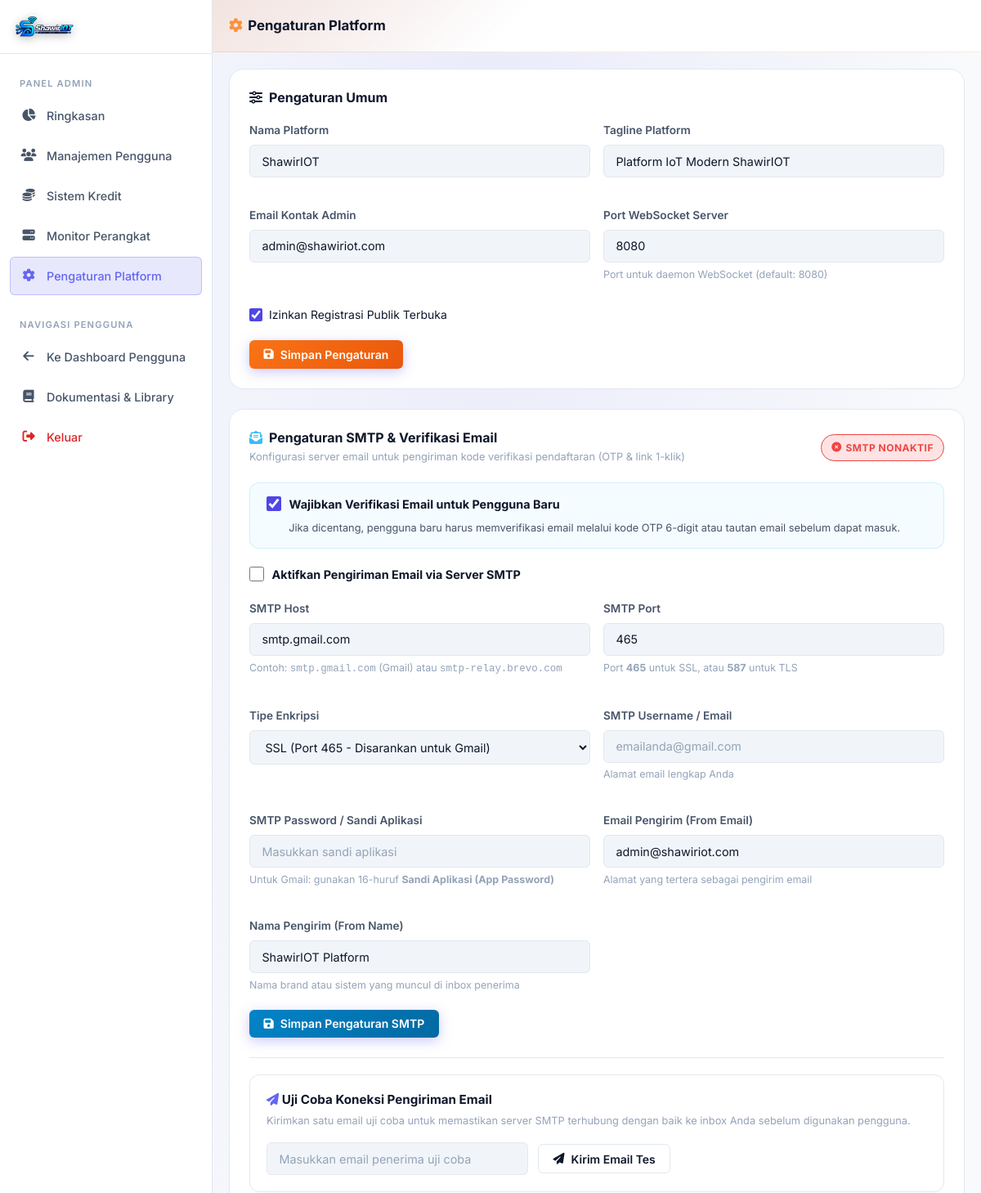
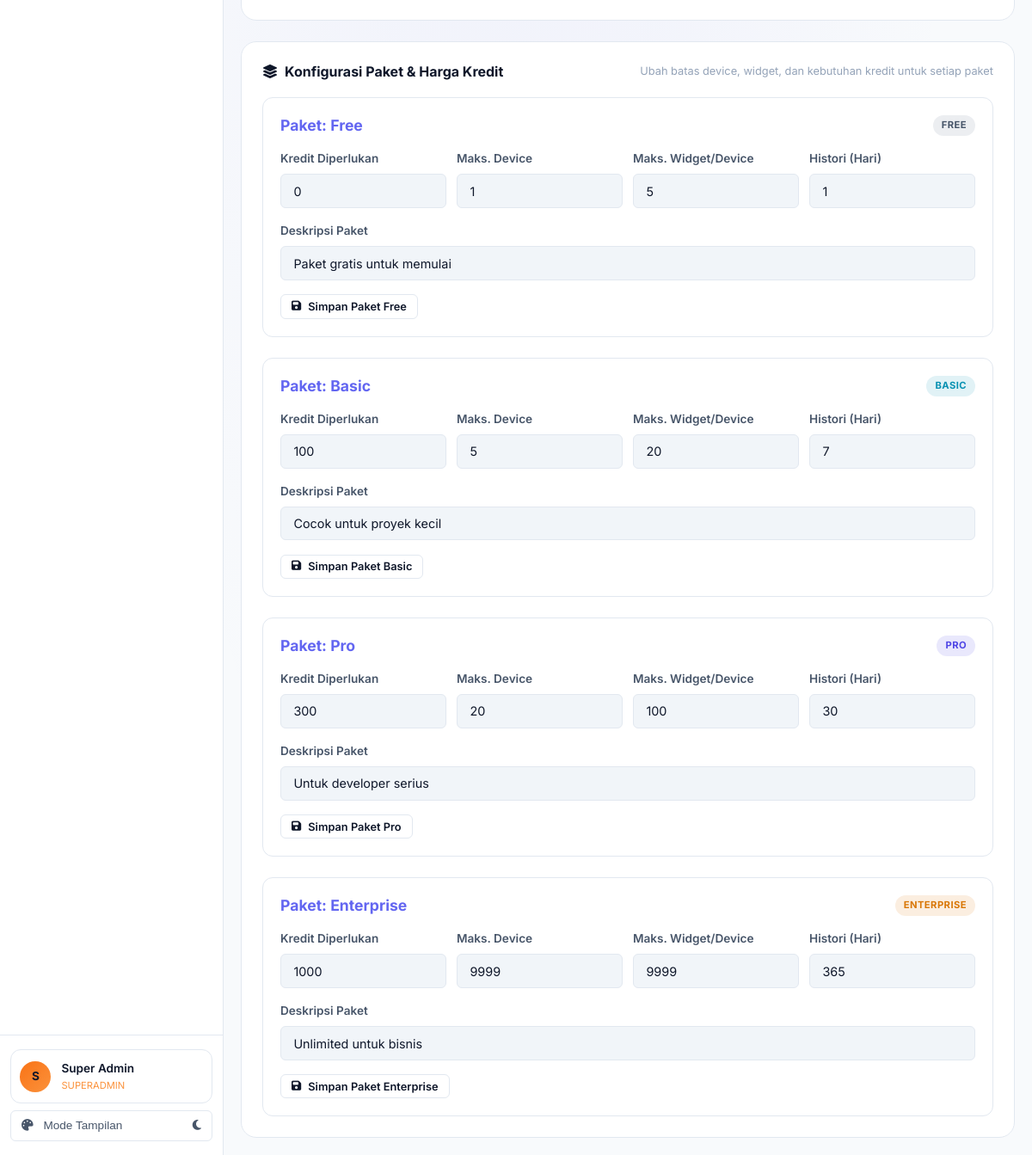
Screenshot of /admin/settings.php (signed in) with the database file from the repository (2 pictures, top to bottom).
### tables this page shows
CREATE TABLE IF NOT EXISTS `users` (
  `id` INT UNSIGNED AUTO_INCREMENT PRIMARY KEY,
  `name` VARCHAR(100) NOT NULL,
  `email` VARCHAR(150) NOT NULL UNIQUE,
  `password` VARCHAR(255) NOT NULL,
  `avatar` VARCHAR(255) DEFAULT NULL,
  `role` ENUM('user','admin','superadmin') DEFAULT 'user',
  `plan_id` INT UNSIGNED DEFAULT 1,
  `credits` INT UNSIGNED DEFAULT 0,
  `is_active` TINYINT(1) DEFAULT 1,
  `email_verified_at` TIMESTAMP NULL DEFAULT NULL,
  `remember_token` VARCHAR(100) DEFAULT NULL,
  `last_login_at` TIMESTAMP NULL DEFAULT NULL,
  `last_login_ip` VARCHAR(45) DEFAULT NULL,
  `created_at` TIMESTAMP DEFAULT CURRENT_TIMESTAMP,
  `updated_at` TIMESTAMP DEFAULT CURRENT_TIMESTAMP ON UPDATE CURRENT_TIMESTAMP,
  FOREIGN KEY (`plan_id`) REFERENCES `plans`(`id`) ON UPDATE CASCADE
);

CREATE TABLE IF NOT EXISTS `platform_settings` (
  `key` VARCHAR(100) PRIMARY KEY,
  `value` TEXT,
  `updated_at` TIMESTAMP DEFAULT CURRENT_TIMESTAMP ON UPDATE CURRENT_TIMESTAMP
);

CREATE TABLE IF NOT EXISTS `plans` (
  `id` INT UNSIGNED AUTO_INCREMENT PRIMARY KEY,
  `name` VARCHAR(50) NOT NULL,
  `slug` VARCHAR(50) NOT NULL UNIQUE,
  `credits_required` INT UNSIGNED DEFAULT 0,
  `max_devices` INT UNSIGNED DEFAULT 1,
  `max_widgets_per_device` INT UNSIGNED DEFAULT 5,
  `history_days` INT UNSIGNED DEFAULT 1,
  `description` TEXT,
  `is_active` TINYINT(1) DEFAULT 1,
  `created_at` TIMESTAMP DEFAULT CURRENT_TIMESTAMP
);

### admin/settings.php (the view, shortened to what the rows shown need)
<?php
require_once __DIR__ . '/../includes/auth.php';
$admin = currentUser();
$tagline      = getSetting('platform_tagline', 'Platform IoT Modern');
$email        = getSetting('platform_email', 'admin@shawiriot.com');
$allowReg     = getSetting('allow_registration', '1') === '1';
$wsPort       = getSetting('websocket_port', '8080');
$requireVerify = getSetting('require_email_verification', '1') === '1';
$smtpEnabled   = getSetting('smtp_enabled', '0') === '1';
$smtpHost      = getSetting('smtp_host', 'smtp.gmail.com');
$smtpPort      = getSetting('smtp_port', '465');
$smtpPassSet   = !empty(getSetting('smtp_pass', ''));
$smtpCrypto    = getSetting('smtp_crypto', 'ssl');
$smtpFromEmail = getSetting('smtp_from_email', $email);
$plans = DB::rows("SELECT * FROM plans ORDER BY credits_required ASC");
?><!DOCTYPE html>
<html lang="id">
<head>
  <link rel="stylesheet" href="../assets/css/style.css">
  <link rel="stylesheet" href="../assets/css/dashboard.css">
  <link rel="stylesheet" href="../assets/css/admin.css">
  <link rel="stylesheet" href="https://cdnjs.cloudflare.com/ajax/libs/font-awesome/6.5.0/css/all.min.css">
</head>
<body class="admin-layout">
<div class="app-layout">
  <?php include __DIR__ . '/sidebar.php'; ?>
  <div class="main-content">
    <header class="topbar admin-topbar">
      <div class="topbar-left">
        <h1 class="topbar-title"><i class="fas fa-cog" style="color:#fb923c;margin-right:0.4rem"></i>Pengaturan Platform</h1>
      </div>
    </header>
    <main class="page-content">
      <div class="card mb-3">
        <form method="POST" action="">
          <div class="grid-2col">
            <div class="form-group">
              <label class="form-label">Nama Platform</label>
              <input type="text" name="platform_name" class="form-control" value="<?= sanitize($platformName) ?>" required>
            </div>
            <div class="form-group">
              <label class="form-label">Tagline Platform</label>
              <input type="text" name="platform_tagline" class="form-control" value="<?= sanitize($tagline) ?>">
            </div>
            <div class="form-group">
              <label class="form-label">Email Kontak Admin</label>
              <input type="email" name="platform_email" class="form-control" value="<?= sanitize($email) ?>">
            </div>
            <div class="form-group">
              <label class="form-label">Port WebSocket Server</label>
              <input type="number" name="websocket_port" class="form-control" value="<?= sanitize($wsPort) ?>">
              <div class="form-hint">Port untuk daemon WebSocket (default: 8080)</div>
            </div>
          </div>
          <div class="form-group" style="display:flex;align-items:center;gap:0.5rem;margin-top:0.5rem">
            <input type="checkbox" name="allow_registration" id="allow_reg" value="1" <?= $allowReg ? 'checked' : '' ?>
              style="width:16px;height:16px;accent-color:var(--primary);cursor:pointer">
            <label for="allow_reg" style="font-size:0.875rem;cursor:pointer;margin:0">Izinkan Registrasi Publik Terbuka</label>
          </div>
        </form>
      </div>
      <div class="card mb-3">
        <form method="POST" action="" style="margin-bottom:1.5rem">
          <div style="background:rgba(56,189,248,0.05);border:1px solid rgba(56,189,248,0.2);border-radius:var(--radius-md);padding:0.85rem 1.25rem;margin-bottom:1.25rem">
            <div style="display:flex;align-items:center;gap:0.6rem;margin-bottom:0.5rem">
              <input type="checkbox" name="require_email_verification" id="req_verify" value="1" <?= $requireVerify ? 'checked' : '' ?>
                style="width:18px;height:18px;accent-color:var(--primary);cursor:pointer">
              <label for="req_verify" style="font-size:0.9rem;font-weight:700;color:var(--text-primary);cursor:pointer;margin:0">
                Wajibkan Verifikasi Email untuk Pengguna Baru
              </label>
            </div>
          </div>
          <div style="display:flex;align-items:center;gap:0.6rem;margin-bottom:1.25rem">
            <input type="checkbox" name="smtp_enabled" id="smtp_on" value="1" <?= $smtpEnabled ? 'checked' : '' ?>
              style="width:18px;height:18px;accent-color:var(--primary);cursor:pointer">
            <label for="smtp_on" style="font-size:0.9rem;font-weight:700;color:var(--text-primary);cursor:pointer;margin:0">
              Aktifkan Pengiriman Email via Server SMTP
            </label>
          </div>
          <div class="grid-2col">
            <div class="form-group">
              <label class="form-label">SMTP Host</label>
              <input type="text" name="smtp_host" class="form-control" value="<?= sanitize($smtpHost) ?>" placeholder="smtp.gmail.com" required>
              <div class="form-hint">Contoh: <code>smtp.gmail.com</code> (Gmail) atau <code>smtp-relay.brevo.com</code></div>
            </div>
            <div class="form-group">
              <label class="form-label">SMTP Port</label>
              <input type="number" name="smtp_port" class="form-control" value="<?= sanitize($smtpPort) ?>" placeholder="465" required>
              <div class="form-hint">Port <strong>465</strong> untuk SSL, atau <strong>587</strong> untuk TLS</div>
            </div>
            <div class="form-group">
              <label class="form-label">Tipe Enkripsi</label>
              <select name="smtp_crypto" class="form-control">
                <option value="ssl" <?= $smtpCrypto === 'ssl' ? 'selected' : '' ?>>SSL (Port 465 - Disarankan untuk Gmail)</option>
              </select>
            </div>
            <div class="form-group">
              <label class="form-label">
                SMTP Password / Sandi Aplikasi
              </label>
              <input type="password" name="smtp_pass" class="form-control" placeholder="<?= $smtpPassSet ? '•••••••••••••••• (Kosongkan jika tidak diubah)' : 'Masukkan sandi aplikasi' ?>" autocomplete="new-password">
              <div class="form-hint">Untuk Gmail: gunakan 16-huruf <strong>Sandi Aplikasi (App Password)</strong></div>
            </div>
            <div class="form-group">
              <label class="form-label">Email Pengirim (From Email)</label>
              <input type="email" name="smtp_from_email" class="form-control" value="<?= sanitize($smtpFromEmail) ?>" placeholder="admin@shawiriot.com">
              <div class="form-hint">Alamat yang tertera sebagai pengirim email</div>
            </div>
          </div>
        </form>
      </div>
      <div class="card">
        <div style="display:flex;flex-direction:column;gap:1.5rem">
          <?php foreach ($plans as $p): ?>
            <div style="background:rgba(255,255,255,0.02);border:1px solid var(--border-light);border-radius:var(--radius-md);padding:1.25rem">
              <form method="POST" action="">
                <div style="display:flex;align-items:center;justify-content:space-between;margin-bottom:1rem">
                  <h4 style="color:var(--primary-light);font-size:1.1rem">
                    Paket: <?= sanitize($p['name']) ?>
                  </h4>
                  <span class="plan-badge plan-<?= strtolower($p['name']) ?>"><?= sanitize($p['name']) ?></span>
                </div>
                <div style="display:grid;grid-template-columns:repeat(auto-fit, minmax(160px, 1fr));gap:0.75rem;margin-bottom:1rem">
                  <div class="form-group" style="margin:0">
                    <label class="form-label">Kredit Diperlukan</label>
                    <input type="number" name="credits_required" class="form-control" value="<?= $p['credits_required'] ?>" min="0" required>
                  </div>
                  <div class="form-group" style="margin:0">
                    <label class="form-label">Maks. Device</label>
                    <input type="number" name="max_devices" class="form-control" value="<?= $p['max_devices'] ?>" min="1" required>
                  </div>
                  <div class="form-group" style="margin:0">
                    <label class="form-label">Maks. Widget/Device</label>
                    <input type="number" name="max_widgets_per_device" class="form-control" value="<?= $p['max_widgets_per_device'] ?>" min="1" required>
                  </div>
                  <div class="form-group" style="margin:0">
                    <label class="form-label">Histori (Hari)</label>
                    <input type="number" name="history_days" class="form-control" value="<?= $p['history_days'] ?>" min="1" required>
                  </div>
                </div>
                <div class="form-group" style="margin-bottom:1rem">
                  <label class="form-label">Deskripsi Paket</label>
                  <input type="text" name="description" class="form-control" value="<?= sanitize($p['description']) ?>">
                </div>
                <button type="submit" class="btn btn-secondary btn-sm"><i class="fas fa-save"></i> Simpan Paket <?= sanitize($p['name']) ?></button>
              </form>
            </div>
          <?php endforeach; ?>
        </div>
      </div>
    </main>
  </div>
</div>
</body>
</html>

### admin/sidebar.php (shortened to what the rows shown need)
<?php
$admin_s = currentUser();
$platformName = getSetting('platform_name', 'ShawirIOT');
?>
<aside class="sidebar" id="sidebar">
  <div class="sidebar-footer">
    <div class="user-card">
      <div class="user-avatar" style="background:linear-gradient(135deg, #f97316 0%, #fb923c 100%)">
        <?= strtoupper(substr($admin_s['name'] ?? 'A', 0, 1)) ?>
      </div>
      <div class="user-info">
        <div class="name"><?= sanitize($admin_s['name'] ?? 'Admin') ?></div>
        <div class="role" style="color:#fb923c"><?= strtoupper($admin_s['role'] ?? 'ADMIN') ?></div>
      </div>
    </div>
  </div>
</aside>

### rows the page displays
users: name "S", name "Super Admin", role "SUPERADMIN"
platform_settings: platform_name "ShawirIOT"
platform_settings: platform_tagline "Platform IoT Modern ShawirIOT"
platform_settings: platform_email "admin@shawiriot.com", smtp_from_email "admin@shawiriot.com"
platform_settings: websocket_port "8080"
platform_settings: value "☑"
platform_settings: value "☑"
platform_settings: smtp_host "smtp.gmail.com"
platform_settings: smtp_port "465"
platform_settings: smtp_crypto "SSL (Port 465 - Disarankan untuk Gmail)"
plans: name "Free", name "FREE", credits_required "0", max_devices "1", max_widgets_per_device "5", history_days "1", description "Paket gratis untuk memulai"
plans: name "Basic", name "BASIC", credits_required "100", max_devices "5", max_widgets_per_device "20", history_days "7", description "Cocok untuk proyek kecil"
plans: name "Pro", name "PRO", credits_required "300", max_devices "20", max_widgets_per_device "100", history_days "30", description "Untuk developer serius"
plans: name "Enterprise", name "ENTERPRISE", credits_required "1000", max_devices "9999", max_widgets_per_device "9999", history_days "365", description "Unlimited untuk bisnis"

### other values shown
$label "Ringkasan Manajemen Pengguna Sistem Kredit Monitor Perangkat Pengaturan Platform"
